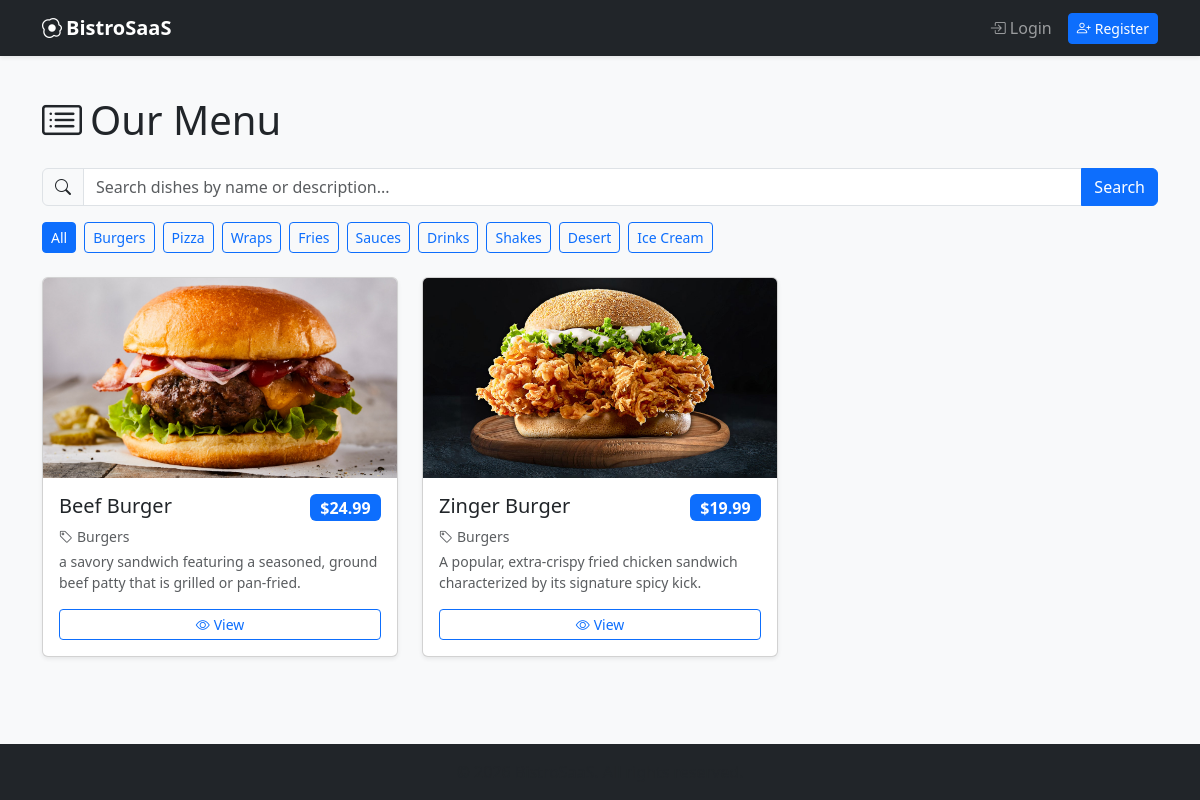
The app's page /, older data.
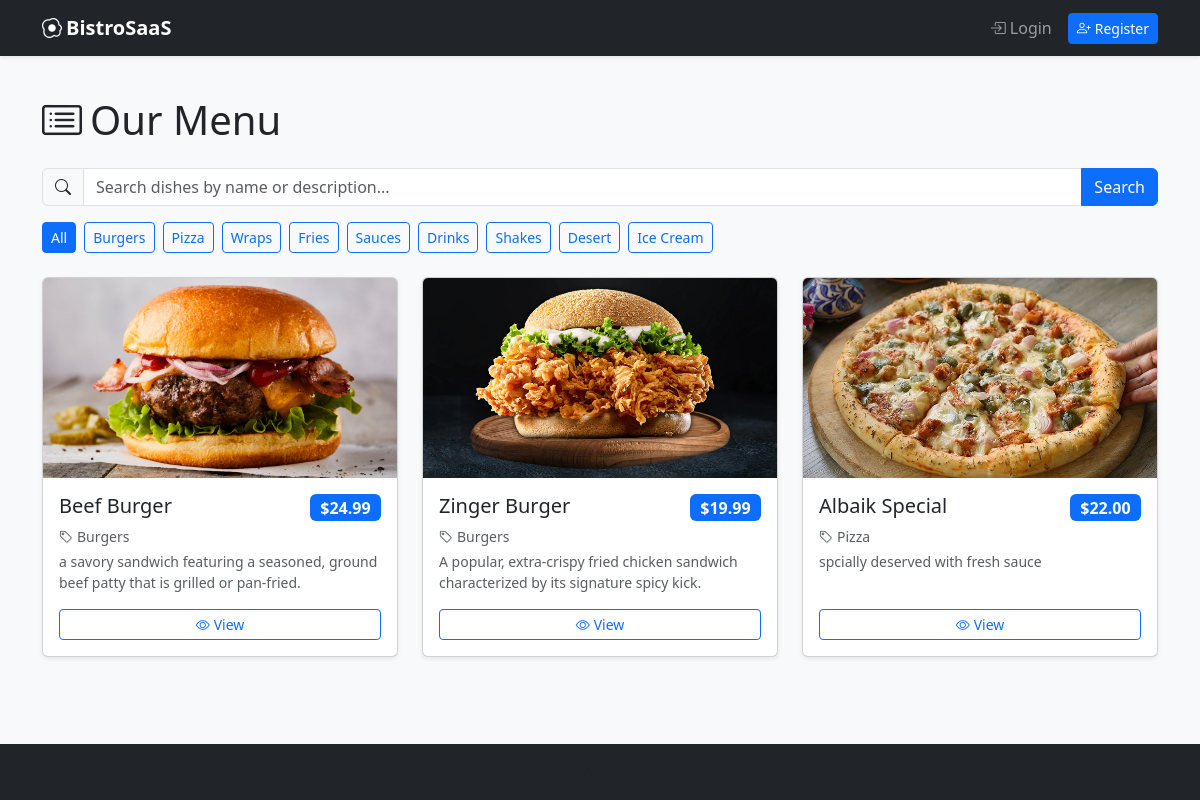
The same page, newer data.
### ordering/models.py (models this page shows, shortened)
class Category(models.Model):
    name = models.CharField(max_length=100, unique=True)     # unique=True -> no duplicate names
    description = models.TextField(blank=True)
    class Meta:
        verbose_name_plural = "Categories"

class MenuItem(models.Model):
    category = models.ForeignKey(
        Category, on_delete=models.CASCADE, related_name="items"
    )
    name = models.CharField(max_length=200)
    description = models.TextField(blank=True)
    price = models.DecimalField(max_digits=8, decimal_places=2)
    image = models.ImageField(upload_to="menu_items/", blank=True, null=True)
    is_available = models.BooleanField(default=True)

### ordering/views.py (the view)
# urls.py: path("", views.MenuListView.as_view(), name="menu_list"),
class MenuListView(ListView):
    model = MenuItem
    template_name = "ordering/menu_list.html"
    context_object_name = "items"      # name used for the list inside the template
    paginate_by = 6                    # show 6 items per page
    def get_queryset(self):
        queryset = MenuItem.objects.filter(is_available=True).select_related(
            "category"
        )
        query = self.request.GET.get("q", "").strip()
        if query:
            queryset = queryset.filter(
                Q(name__icontains=query) | Q(description__icontains=query)
            )
        category = self.request.GET.get("category", "").strip()
        if category:
            queryset = queryset.filter(category__id=category)
        return queryset.order_by("category__name", "name")
    def get_context_data(self, **kwargs):
        context = super().get_context_data(**kwargs)
        context["categories"] = Category.objects.all()
        context["search_query"] = self.request.GET.get("q", "")
        context["selected_category"] = self.request.GET.get("category", "")
        return context

### ordering/context_processors.py (called while the page is built, shortened)
def notifications(request):
    data = {}
    user = request.user
    if not user.is_authenticated:
        return data

### ordering/templates/ordering/menu_list.html (shortened to what this page needs)
{% extends "ordering/base.html" %}
{% block content %}
<div class="d-flex justify-content-between align-items-center mb-4">
    <h1 class="mb-0"><i class="bi bi-card-list me-2"></i>Our Menu</h1>
</div>
<form method="get" class="mb-3">
    <div class="input-group">
        <span class="input-group-text"><i class="bi bi-search"></i></span>
        <input type="text" name="q" value="{{ search_query }}"
               class="form-control" placeholder="Search dishes by name or description...">
        <button type="submit" class="btn btn-primary">Search</button>
    </div>
</form>
<div class="mb-4 d-flex flex-wrap gap-2">
    <a href="{% url 'menu_list' %}{% if search_query %}?q={{ search_query }}{% endif %}"
       class="btn btn-sm {% if not selected_category %}btn-primary{% else %}btn-outline-primary{% endif %}">
        All
    </a>
    {% for category in categories %}
        <a href="?category={{ category.id }}{% if search_query %}&q={{ search_query }}{% endif %}"
           class="btn btn-sm {% if selected_category == category.id|stringformat:'s' %}btn-primary{% else %}btn-outline-primary{% endif %}">
            {{ category.name }}
        </a>
    {% endfor %}
</div>
<div class="row g-4">
    {% for item in items %}
        <div class="col-sm-6 col-lg-4">
            <div class="card h-100 shadow-sm">
                {% if item.image %}
                    <img src="{{ item.image.url }}" class="card-img-top"
                         alt="{{ item.name }}"
                         style="height: 200px; object-fit: cover;">
                {% else %}
                    <div class="bg-secondary-subtle d-flex align-items-center justify-content-center"
                         style="height: 200px;">
                        <i class="bi bi-image text-muted" style="font-size: 3rem;"></i>
                    </div>
                {% endif %}
                <div class="card-body d-flex flex-column">
                    <div class="d-flex justify-content-between align-items-start">
                        <h5 class="card-title">{{ item.name }}</h5>
                        <span class="badge bg-primary fs-6">${{ item.price }}</span>
                    </div>
                    <p class="text-muted small mb-1">
                        <i class="bi bi-tag me-1"></i>{{ item.category.name }}
                    </p>
                    <p class="card-text text-muted small flex-grow-1">
                        {{ item.description|truncatewords:15 }}
                    </p>
                    <div class="mt-auto d-flex gap-2">
                        <a href="{% url 'menu_item_detail' item.pk %}"
                           class="btn btn-outline-primary btn-sm flex-grow-1">
                            <i class="bi bi-eye me-1"></i>View
                        </a>
                    </div>
                </div>
            </div>
        </div>
    {% empty %}
        <div class="col-12">
            <div class="alert alert-info">
                No menu items found{% if search_query %} for "{{ search_query }}"{% endif %}.
            </div>
        </div>
    {% endfor %}
</div>
{% endblock %}

### ordering/templates/ordering/base.html (shortened to what this page needs)
{% load static %}
<!DOCTYPE html>
<html lang="en">
<head>
    <link
        href="https://cdn.jsdelivr.net/npm/bootstrap@5.3.3/dist/css/bootstrap.min.css"
        rel="stylesheet"
>
    <link
        rel="stylesheet"
        href="https://cdn.jsdelivr.net/npm/bootstrap-icons@1.11.3/font/bootstrap-icons.min.css">
</head>
<body class="bg-light">
    <nav class="navbar navbar-expand-lg navbar-dark bg-dark shadow-sm">
        <div class="container">
            <a class="navbar-brand fw-bold" href="{% url 'menu_list' %}">
                <i class="bi bi-egg-fried me-1"></i>BistroSaaS
            </a>
            <div class="collapse navbar-collapse" id="navbarNav">
                <ul class="navbar-nav ms-auto align-items-lg-center">
                    {% if user.is_authenticated %}
                        <li class="nav-item">
                            <a class="nav-link" href="{% url 'menu_list' %}">
                                <i class="bi bi-card-list me-1"></i>View Menu
                            </a>
                        </li>
                        <li class="nav-item">
                            <a class="nav-link" href="{% url 'place_order' %}">
                                <i class="bi bi-cart-plus me-1"></i>Place Order
                            </a>
                        </li>
                        <li class="nav-item">
                            <a class="nav-link position-relative" href="{% url 'my_orders' %}">
                                <i class="bi bi-bag-check me-1"></i>My Orders
                                {% if order_notification_count %}
                                    <span class="position-absolute top-0 start-100 translate-middle badge rounded-pill bg-danger">
                                        {{ order_notification_count }}
                                        <span class="visually-hidden">order updates</span>
                                    </span>
                                {% endif %}
                            </a>
                        </li>
                        {% if user.is_superuser %}
                            <li class="nav-item">
                                <a class="nav-link position-relative" href="{% url 'manage_orders' %}">
                                    <i class="bi bi-clipboard-check me-1"></i>Manage Orders
                                    {% if pending_orders_count %}
                                        <span class="position-absolute top-0 start-100 translate-middle badge rounded-pill bg-warning text-dark">
                                            {{ pending_orders_count }}
                                            <span class="visually-hidden">pending orders</span>
                                        </span>
                                    {% endif %}
                                </a>
                            </li>
                            <li class="nav-item">
                                <a class="nav-link" href="{% url 'menu_item_add' %}">
                                    <i class="bi bi-gear me-1"></i>Manage Items
                                </a>
                            </li>
                            <li class="nav-item">
                                <a class="nav-link" href="/admin/">
                                    <i class="bi bi-shield-lock me-1"></i>Admin Panel
                                </a>
                            </li>
                        {% endif %}
                        <li class="nav-item dropdown ms-lg-2">
                            <a class="nav-link dropdown-toggle d-flex align-items-center" href="#"
                               id="profileDropdown" role="button" data-bs-toggle="dropdown"
                               aria-expanded="false">
                                <i class="bi bi-person-circle fs-5 me-1"></i>
                                <span>{{ user.username }}</span>
                                {% if user.is_superuser %}
                                    <span class="badge bg-warning text-dark ms-1">Admin</span>
                                {% else %}
                                    <span class="badge bg-info text-dark ms-1">Customer</span>
                                {% endif %}
                            </a>
                            <ul class="dropdown-menu dropdown-menu-end" aria-labelledby="profileDropdown">
                                <li>
                                    <a class="dropdown-item" href="{% url 'profile' %}">
                                        <i class="bi bi-person-lines-fill me-2"></i>Personal Information
                                    </a>
                                </li>
                                <li>
                                    <a class="dropdown-item" href="{% url 'change_password' %}">
                                        <i class="bi bi-key me-2"></i>Change Password
                                    </a>
                                </li>
                                <li><hr class="dropdown-divider"></li>
                                <li>
                                    <form method="post" action="{% url 'logout' %}">
                                        {% csrf_token %}
                                        <button type="submit" class="dropdown-item text-danger">
                                            <i class="bi bi-box-arrow-right me-2"></i>Logout
                                        </button>
                                    </form>
                                </li>
                            </ul>
                        </li>
                    {% else %}
                        <li class="nav-item">
                            <a class="nav-link" href="{% url 'login' %}">
                                <i class="bi bi-box-arrow-in-right me-1"></i>Login
                            </a>
                        </li>
                        <li class="nav-item ms-lg-2">
                            <a class="btn btn-primary btn-sm" href="{% url 'register' %}">
                                <i class="bi bi-person-plus me-1"></i>Register
                            </a>
                        </li>
                    {% endif %}
                </ul>
            </div>
        </div>
    </nav>
    <main class="container my-4">
        {% block content %}{% endblock %}
    </main>
    <footer class="bg-dark text-light py-3 mt-auto">
        <div class="container text-center">
            <span class="text-muted">
            </span>
        </div>
    </footer>
</body>
</html>

### ordering/templates/ordering/base.html (style rules this page uses)
html, body { height: 100%; }
body { display: flex; flex-direction: column; min-height: 100vh; }
main { flex: 1 0 auto; }
footer { flex-shrink: 0; }

Row changes from the older to the newer data that the page shows:
added MenuItem: image (picture), name "Albaik Special", price "22.00", category.name "Pizza", description "spcially deserved with fresh sauce"
